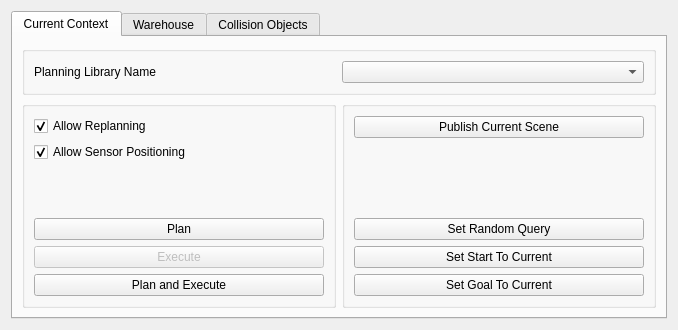
<?xml version="1.0" encoding="UTF-8"?>
<ui version="4.0">
 <class>MotionPlanningFrame</class>
 <widget class="QWidget" name="MotionPlanningFrame">
  <property name="geometry">
   <rect>
    <x>0</x>
    <y>0</y>
    <width>678</width>
    <height>330</height>
   </rect>
  </property>
  <property name="windowTitle">
   <string>MoveIt! Planning Frame</string>
  </property>
  <layout class="QVBoxLayout" name="verticalLayout_5">
   <item>
    <widget class="QTabWidget" name="tabWidget">
     <property name="sizePolicy">
      <sizepolicy hsizetype="Expanding" vsizetype="Expanding">
       <horstretch>0</horstretch>
       <verstretch>0</verstretch>
      </sizepolicy>
     </property>
     <property name="autoFillBackground">
      <bool>false</bool>
     </property>
     <property name="currentIndex">
      <number>0</number>
     </property>
     <widget class="QWidget" name="current_plan">
      <attribute name="title">
       <string>Current Context</string>
      </attribute>
      <layout class="QGridLayout" name="gridLayout">
       <item row="1" column="0">
        <widget class="QGroupBox" name="groupBox">
         <property name="title">
          <string/>
         </property>
         <layout class="QVBoxLayout" name="verticalLayout_3">
          <item>
           <widget class="QCheckBox" name="allow_replanning">
            <property name="text">
             <string>Allow Replanning</string>
            </property>
            <property name="checked">
             <bool>true</bool>
            </property>
           </widget>
          </item>
          <item>
           <widget class="QCheckBox" name="allow_looking">
            <property name="text">
             <string>Allow Sensor Positioning</string>
            </property>
            <property name="checked">
             <bool>true</bool>
            </property>
           </widget>
          </item>
          <item>
           <spacer name="verticalSpacer_2">
            <property name="orientation">
             <enum>Qt::Vertical</enum>
            </property>
            <property name="sizeHint" stdset="0">
             <size>
              <width>20</width>
              <height>40</height>
             </size>
            </property>
           </spacer>
          </item>
          <item>
           <widget class="QPushButton" name="plan_button">
            <property name="text">
             <string>Plan</string>
            </property>
           </widget>
          </item>
          <item>
           <widget class="QPushButton" name="execute_button">
            <property name="enabled">
             <bool>false</bool>
            </property>
            <property name="text">
             <string>Execute</string>
            </property>
           </widget>
          </item>
          <item>
           <widget class="QPushButton" name="plan_and_execute_button">
            <property name="text">
             <string>Plan and Execute</string>
            </property>
           </widget>
          </item>
         </layout>
        </widget>
       </item>
       <item row="0" column="0" colspan="2">
        <widget class="QGroupBox" name="groupBox">
         <layout class="QHBoxLayout" name="horizontalLayout_8">
          <item>
           <widget class="QLabel" name="library_label">
            <property name="text">
             <string>Planning Library Name</string>
            </property>
           </widget>
          </item>
          <item>
           <widget class="QComboBox" name="planning_algorithm_combo_box"/>
          </item>
         </layout>
        </widget>
       </item>
       <item row="1" column="1">
        <widget class="QGroupBox" name="groupBox">
         <layout class="QVBoxLayout" name="verticalLayout_4">
          <item>
           <widget class="QPushButton" name="publish_current_scene_button">
            <property name="text">
             <string>Publish Current Scene</string>
            </property>
           </widget>
          </item>
          <item>
           <spacer name="verticalSpacer">
            <property name="orientation">
             <enum>Qt::Vertical</enum>
            </property>
            <property name="sizeHint" stdset="0">
             <size>
              <width>20</width>
              <height>40</height>
             </size>
            </property>
           </spacer>
          </item>
          <item>
           <widget class="QPushButton" name="set_random_states_button">
            <property name="text">
             <string>Set Random Query</string>
            </property>
           </widget>
          </item>
          <item>
           <widget class="QPushButton" name="set_start_to_current_button">
            <property name="text">
             <string>Set Start To Current</string>
            </property>
           </widget>
          </item>
          <item>
           <widget class="QPushButton" name="set_goal_to_current_button">
            <property name="text">
             <string>Set Goal To Current</string>
            </property>
           </widget>
          </item>
         </layout>
        </widget>
       </item>
      </layout>
     </widget>
     <widget class="QWidget" name="stored_plans">
      <attribute name="title">
       <string>Warehouse</string>
      </attribute>
      <layout class="QGridLayout" name="gridLayout_3">
       <item row="0" column="0" colspan="3">
        <layout class="QHBoxLayout" name="horizontalLayout">
         <item>
          <widget class="QLabel" name="label_2">
           <property name="text">
            <string>Database Host:</string>
           </property>
          </widget>
         </item>
         <item>
          <widget class="QLineEdit" name="database_host">
           <property name="text">
            <string>127.0.0.1</string>
           </property>
          </widget>
         </item>
         <item>
          <widget class="QLabel" name="label_3">
           <property name="text">
            <string>Port:</string>
           </property>
          </widget>
         </item>
         <item>
          <widget class="QSpinBox" name="database_port">
           <property name="maximum">
            <number>65535</number>
           </property>
           <property name="value">
            <number>33829</number>
           </property>
          </widget>
         </item>
         <item>
          <widget class="QPushButton" name="database_connect_button">
           <property name="styleSheet">
            <string notr="true">color:green</string>
           </property>
           <property name="text">
            <string>Connect</string>
           </property>
           <property name="checkable">
            <bool>false</bool>
           </property>
           <property name="checked">
            <bool>false</bool>
           </property>
           <property name="default">
            <bool>false</bool>
           </property>
           <property name="flat">
            <bool>false</bool>
           </property>
          </widget>
         </item>
        </layout>
       </item>
       <item row="2" column="0">
        <layout class="QVBoxLayout" name="verticalLayout">
         <item>
          <widget class="QGroupBox" name="groupBox_3">
           <property name="title">
            <string>Planning Scenes and Queries</string>
           </property>
           <layout class="QVBoxLayout" name="verticalLayout_7">
            <item>
             <widget class="QTreeWidget" name="planning_scene_tree">
              <property name="cursor" stdset="0">
               <cursorShape>PointingHandCursor</cursorShape>
              </property>
              <property name="headerHidden">
               <bool>true</bool>
              </property>
              <property name="columnCount">
               <number>1</number>
              </property>
              <column>
               <property name="text">
                <string>1</string>
               </property>
              </column>
             </widget>
            </item>
           </layout>
          </widget>
         </item>
        </layout>
       </item>
       <item row="2" column="2">
        <layout class="QVBoxLayout" name="verticalLayout_2">
         <item>
          <widget class="QGroupBox" name="groupBox">
           <property name="title">
            <string>Saved Scenes</string>
           </property>
           <layout class="QGridLayout" name="gridLayout_5">
            <item row="0" column="0">
             <widget class="QPushButton" name="load_scene_button">
              <property name="enabled">
               <bool>false</bool>
              </property>
              <property name="text">
               <string>Load Scene</string>
              </property>
             </widget>
            </item>
            <item row="0" column="1">
             <widget class="QPushButton" name="load_query_button">
              <property name="enabled">
               <bool>false</bool>
              </property>
              <property name="text">
               <string>Load Query</string>
              </property>
             </widget>
            </item>
            <item row="1" column="0">
             <widget class="QPushButton" name="delete_scene_button">
              <property name="enabled">
               <bool>false</bool>
              </property>
              <property name="text">
               <string>Delete Scene</string>
              </property>
             </widget>
            </item>
            <item row="1" column="1">
             <widget class="QPushButton" name="delete_query_button">
              <property name="enabled">
               <bool>false</bool>
              </property>
              <property name="text">
               <string>Delete Query</string>
              </property>
             </widget>
            </item>
           </layout>
          </widget>
         </item>
         <item>
          <widget class="QGroupBox" name="groupBox_2">
           <property name="title">
            <string>Current Scenes</string>
           </property>
           <layout class="QHBoxLayout" name="horizontalLayout_2">
            <item>
             <widget class="QPushButton" name="save_query_button">
              <property name="enabled">
               <bool>false</bool>
              </property>
              <property name="text">
               <string>Save Query</string>
              </property>
             </widget>
            </item>
            <item>
             <widget class="QPushButton" name="save_scene_button">
              <property name="enabled">
               <bool>false</bool>
              </property>
              <property name="text">
               <string>Save Scene</string>
              </property>
             </widget>
            </item>
           </layout>
          </widget>
         </item>
        </layout>
       </item>
      </layout>
     </widget>
     <widget class="QWidget" name="tab">
      <attribute name="title">
       <string>Collision Objects</string>
      </attribute>
      <layout class="QHBoxLayout" name="horizontalLayout_4">
       <item>
        <widget class="QGroupBox" name="groupBox_8">
         <property name="title">
          <string>Scene Collision Objects</string>
         </property>
         <layout class="QVBoxLayout" name="verticalLayout_8">
          <item>
           <widget class="QListWidget" name="collision_objects_list">
            <property name="editTriggers">
             <set>QAbstractItemView::DoubleClicked|QAbstractItemView::EditKeyPressed</set>
            </property>
           </widget>
          </item>
          <item>
           <widget class="QPushButton" name="import_scene_button">
            <property name="text">
             <string>Import Object</string>
            </property>
           </widget>
          </item>
          <item>
           <widget class="QPushButton" name="remove_object_button">
            <property name="text">
             <string>Remove Object</string>
            </property>
           </widget>
          </item>
          <item>
           <widget class="QPushButton" name="clear_scene_button">
            <property name="text">
             <string>Clear Objects</string>
            </property>
           </widget>
          </item>
         </layout>
        </widget>
       </item>
       <item>
        <widget class="QGroupBox" name="groupBox_4">
         <property name="title">
          <string>Manage Pose and Scale</string>
         </property>
         <layout class="QVBoxLayout" name="verticalLayout_6">
          <item>
           <widget class="QGroupBox" name="groupBox_5">
            <property name="title">
             <string/>
            </property>
            <layout class="QHBoxLayout" name="horizontalLayout_5">
             <item>
              <widget class="QLabel" name="label_4">
               <property name="text">
                <string>Position (XYZ):       </string>
               </property>
              </widget>
             </item>
             <item>
              <widget class="QDoubleSpinBox" name="object_x">
               <property name="minimum">
                <double>-1000.000000000000000</double>
               </property>
               <property name="maximum">
                <double>1000.000000000000000</double>
               </property>
              </widget>
             </item>
             <item>
              <widget class="QDoubleSpinBox" name="object_y">
               <property name="minimum">
                <double>-1000.000000000000000</double>
               </property>
               <property name="maximum">
                <double>1000.000000000000000</double>
               </property>
              </widget>
             </item>
             <item>
              <widget class="QDoubleSpinBox" name="object_z">
               <property name="minimum">
                <double>-1000.000000000000000</double>
               </property>
               <property name="maximum">
                <double>1000.000000000000000</double>
               </property>
              </widget>
             </item>
            </layout>
           </widget>
          </item>
          <item>
           <widget class="QGroupBox" name="groupBox_6">
            <property name="title">
             <string/>
            </property>
            <layout class="QHBoxLayout" name="horizontalLayout_6">
             <item>
              <widget class="QLabel" name="label_13">
               <property name="text">
                <string>Orientation (RPY):</string>
               </property>
              </widget>
             </item>
             <item>
              <widget class="QDoubleSpinBox" name="object_rx">
               <property name="minimum">
                <double>-3.140000000000000</double>
               </property>
               <property name="maximum">
                <double>3.140000000000000</double>
               </property>
               <property name="singleStep">
                <double>0.200000000000000</double>
               </property>
              </widget>
             </item>
             <item>
              <widget class="QDoubleSpinBox" name="object_ry">
               <property name="minimum">
                <double>-3.140000000000000</double>
               </property>
               <property name="maximum">
                <double>3.140000000000000</double>
               </property>
               <property name="singleStep">
                <double>0.200000000000000</double>
               </property>
              </widget>
             </item>
             <item>
              <widget class="QDoubleSpinBox" name="object_rz">
               <property name="minimum">
                <double>-3.140000000000000</double>
               </property>
               <property name="maximum">
                <double>3.140000000000000</double>
               </property>
               <property name="singleStep">
                <double>0.200000000000000</double>
               </property>
              </widget>
             </item>
            </layout>
           </widget>
          </item>
          <item>
           <widget class="QGroupBox" name="groupBox_7">
            <property name="title">
             <string/>
            </property>
            <layout class="QHBoxLayout" name="horizontalLayout_3">
             <item>
              <widget class="QLabel" name="label">
               <property name="text">
                <string>Scale:</string>
               </property>
              </widget>
             </item>
             <item>
              <widget class="QLabel" name="label_17">
               <property name="text">
                <string>0%</string>
               </property>
              </widget>
             </item>
             <item>
              <widget class="QSlider" name="scene_scale">
               <property name="minimumSize">
                <size>
                 <width>160</width>
                 <height>0</height>
                </size>
               </property>
               <property name="maximum">
                <number>200</number>
               </property>
               <property name="value">
                <number>100</number>
               </property>
               <property name="sliderPosition">
                <number>100</number>
               </property>
               <property name="orientation">
                <enum>Qt::Horizontal</enum>
               </property>
               <property name="invertedAppearance">
                <bool>false</bool>
               </property>
               <property name="tickPosition">
                <enum>QSlider::NoTicks</enum>
               </property>
               <property name="tickInterval">
                <number>0</number>
               </property>
              </widget>
             </item>
             <item>
              <widget class="QLabel" name="label_18">
               <property name="text">
                <string>200%</string>
               </property>
              </widget>
             </item>
            </layout>
           </widget>
          </item>
         </layout>
        </widget>
       </item>
      </layout>
     </widget>
    </widget>
   </item>
  </layout>
 </widget>
 <resources/>
 <connections/>
</ui>
